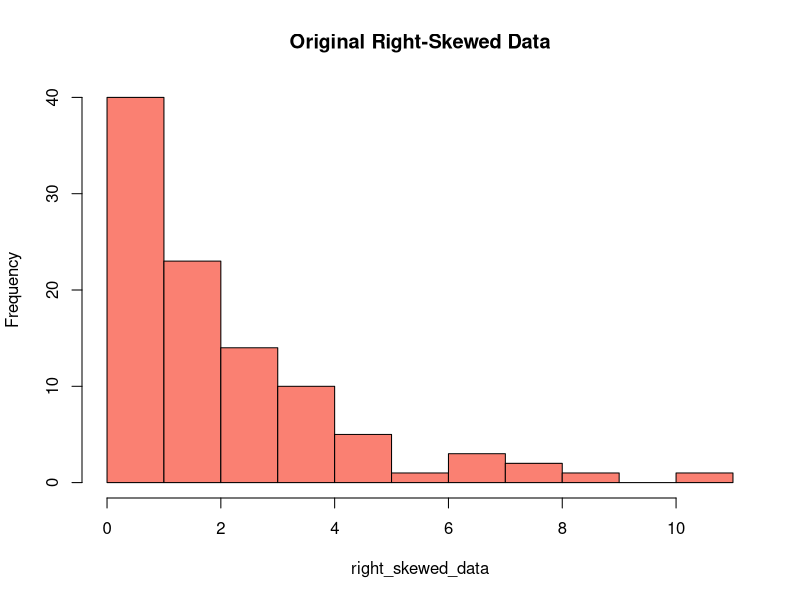
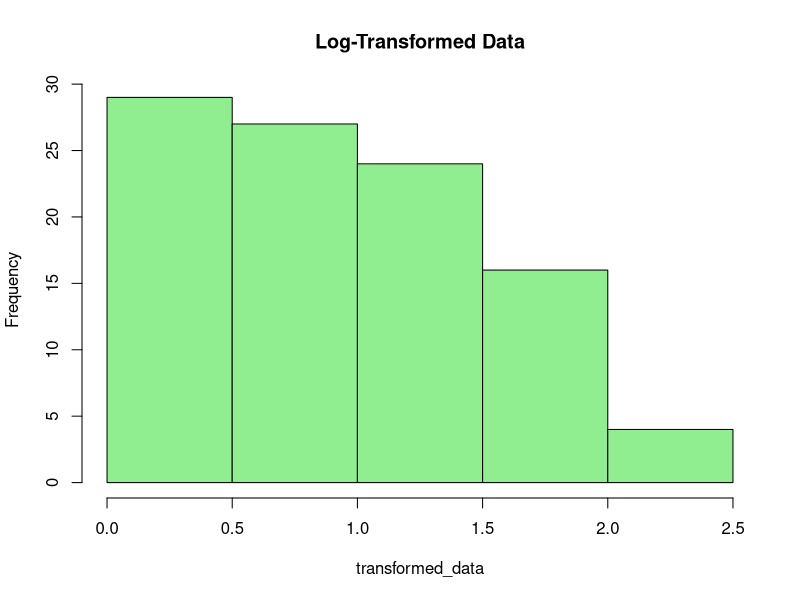

Reproduce these figures in R, in order.
# Custom skewness function (from lab8.R)
sk <- function(x) {
  x <- x[!is.na(x)]
  s <- sd(x)
  n <- length(x)
  if(s == 0 | n < 3) NA else sum((x - mean(x))^3) / ((n - 1) * s^3)
}

# Create a right-skewed variable
right_skewed_data <- rexp(100, rate = 0.5) # Exponential distribution is right-skewed
print(paste("Skewness of original right-skewed data:", round(sk(right_skewed_data), 3)))

# Visualize original data and save to file
png("C:/Users/vaibh/Downloads/dsc_fat/original_skew_hist.png")
hist(right_skewed_data, main="Original Right-Skewed Data", col="salmon")
dev.off()
print("Saved C:/Users/vaibh/Downloads/dsc_fat/original_skew_hist.png")

# Apply log transformation (log1p is log(1+x), safer for values near 0)
transformed_data <- log1p(right_skewed_data)
print(paste("Skewness after log transformation:", round(sk(transformed_data), 3)))

# Visualize transformed data and save to file
png("C:/Users/vaibh/Downloads/dsc_fat/transformed_skew_hist.png")
hist(transformed_data, main="Log-Transformed Data", col="lightgreen")
dev.off()
print("Saved C:/Users/vaibh/Downloads/dsc_fat/transformed_skew_hist.png")
